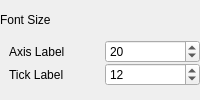
              <widget class="QFrame" name="frame_11">
               <property name="sizePolicy">
                <sizepolicy hsizetype="Preferred" vsizetype="Fixed">
                 <horstretch>0</horstretch>
                 <verstretch>0</verstretch>
                </sizepolicy>
               </property>
               <layout class="QGridLayout" name="gridLayout_7">
                <property name="leftMargin">
                 <number>0</number>
                </property>
                <property name="topMargin">
                 <number>0</number>
                </property>
                <property name="rightMargin">
                 <number>0</number>
                </property>
                <property name="bottomMargin">
                 <number>0</number>
                </property>
                <property name="horizontalSpacing">
                 <number>14</number>
                </property>
                <property name="verticalSpacing">
                 <number>0</number>
                </property>
                <item row="0" column="0">
                 <widget class="QLabel" name="label_19">
                  <property name="sizePolicy">
                   <sizepolicy hsizetype="Preferred" vsizetype="Fixed">
                    <horstretch>0</horstretch>
                    <verstretch>0</verstretch>
                   </sizepolicy>
                  </property>
                  <property name="minimumSize">
                   <size>
                    <width>0</width>
                    <height>12</height>
                   </size>
                  </property>
                  <property name="text">
                   <string>Font Size</string>
                  </property>
                  <property name="class" stdset="0">
                   <string>bold</string>
                  </property>
                 </widget>
                </item>
                <item row="1" column="0">
                 <widget class="QWidget" name="widget_5" native="true">
                  <property name="sizePolicy">
                   <sizepolicy hsizetype="Preferred" vsizetype="Fixed">
                    <horstretch>0</horstretch>
                    <verstretch>0</verstretch>
                   </sizepolicy>
                  </property>
                  <property name="minimumSize">
                   <size>
                    <width>0</width>
                    <height>0</height>
                   </size>
                  </property>
                  <layout class="QGridLayout" name="gridLayout_11">
                   <property name="topMargin">
                    <number>0</number>
                   </property>
                   <property name="rightMargin">
                    <number>0</number>
                   </property>
                   <property name="bottomMargin">
                    <number>0</number>
                   </property>
                   <property name="spacing">
                    <number>0</number>
                   </property>
                   <item row="3" column="1">
                    <widget class="QSpinBox" name="spinBox_tickLabelSize">
                     <property name="minimumSize">
                      <size>
                       <width>0</width>
                       <height>12</height>
                      </size>
                     </property>
                     <property name="minimum">
                      <number>1</number>
                     </property>
                     <property name="maximum">
                      <number>30</number>
                     </property>
                     <property name="value">
                      <number>12</number>
                     </property>
                    </widget>
                   </item>
                   <item row="3" column="0">
                    <widget class="QLabel" name="label_17">
                     <property name="text">
                      <string>Tick Label</string>
                     </property>
                    </widget>
                   </item>
                   <item row="0" column="1">
                    <widget class="QSpinBox" name="spinBox_axisLabelSize">
                     <property name="minimumSize">
                      <size>
                       <width>0</width>
                       <height>12</height>
                      </size>
                     </property>
                     <property name="minimum">
                      <number>1</number>
                     </property>
                     <property name="maximum">
                      <number>30</number>
                     </property>
                     <property name="value">
                      <number>20</number>
                     </property>
                    </widget>
                   </item>
                   <item row="0" column="0">
                    <widget class="QLabel" name="label_18">
                     <property name="text">
                      <string>Axis Label</string>
                     </property>
                    </widget>
                   </item>
                  </layout>
                 </widget>
                </item>
               </layout>
              </widget>
